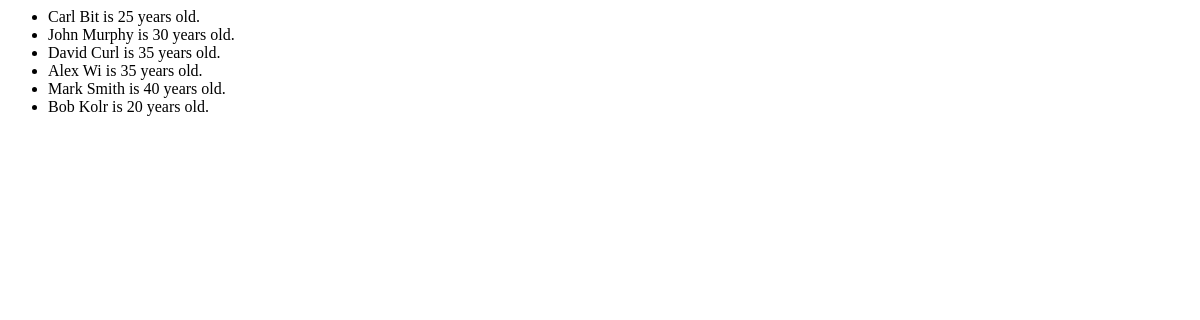
The page /first_app/ on the database as committed earlier.
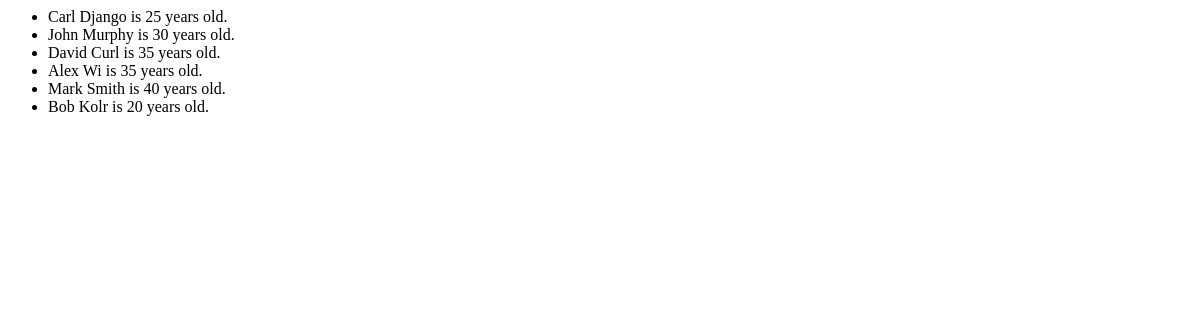
The same page on the database as committed later.
### first_app/models.py (models this page shows)
class Patient(models.Model):
    first_name = models.CharField(max_length=30)
    last_name = models.CharField(max_length=30)
    age = models.IntegerField(validators=[MaxValueValidator(0),MinValueValidator(120)])
    heartrate = models.IntegerField(default=60,validators=[MaxValueValidator(1),MinValueValidator(300)])
    def __str__(self):
        return f"{self.first_name} {self.last_name} is {self.age} years old."

### first_app/views.py (the view)
# urls.py: path('',views.list_patients,name='list_patients')
def list_patients(request):
    list_patients = models.Patient.objects.all()
    context = {'patients':list_patients}
    return render(request,'first_app/patients.html',context=context)

### first_app/templates/first_app/patients.html (shortened to what this page needs)
<html lang="en">
<head>
</head>
<body>
    <ul>
        {% for patient in patients %}
        <li>{{patient}}</li>
        {% endfor %}
    </ul>
</body>
</html>

Rows that differ between the two databases and show on the page:
changed Patient: first_name+last_name+age "Carl Bit is 25 years old." → "Carl Django is 25 years old."
